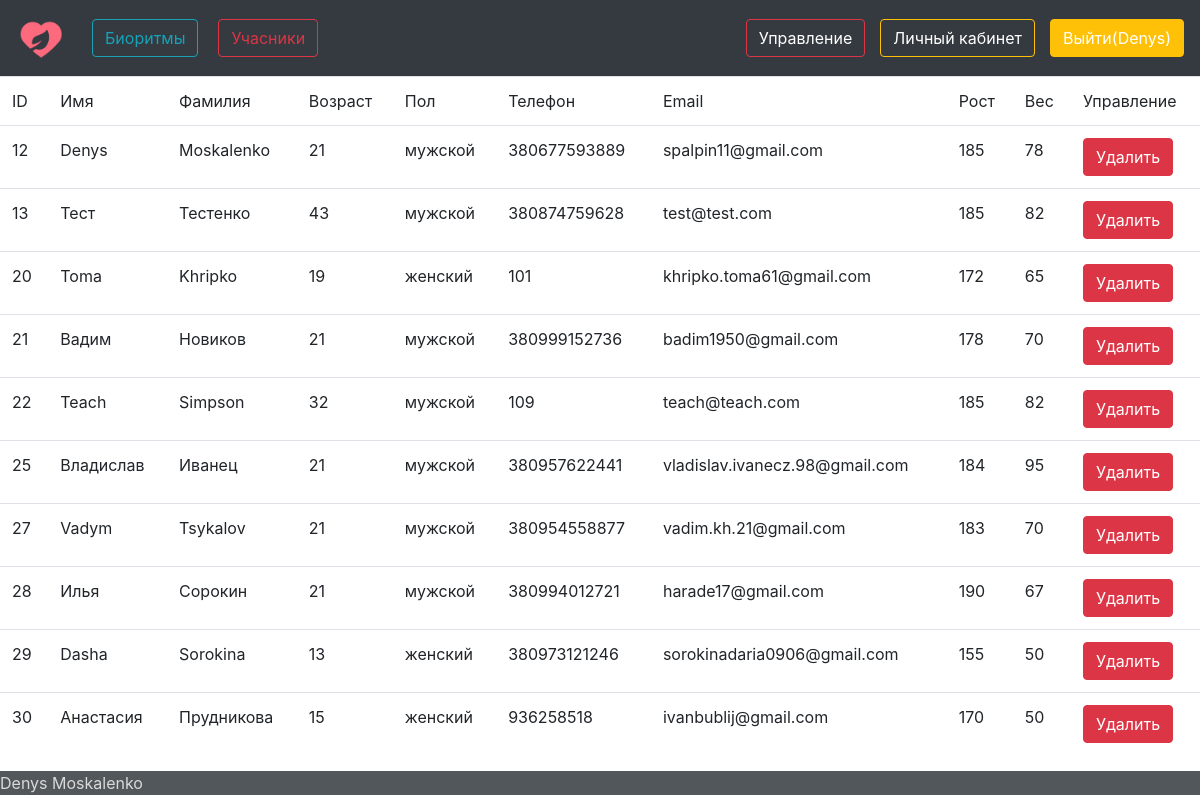
Screenshot of /reduct/ (signed in) with the database file from the repository.
### afront/models.py (models this page shows, shortened)
class Human(models.Model):
    name = models.CharField(max_length=50, verbose_name='Имя')
    surname = models.CharField(max_length=50, verbose_name='Фамилия')
    email = models.EmailField(max_length=50)
    phone = models.PositiveSmallIntegerField()
    age = models.PositiveSmallIntegerField()
    genders = (
        ('мужской', 'мужской'),
        ('женский', 'женский'),
    )
    gender = models.CharField(max_length=10, choices=genders)
    height = models.PositiveSmallIntegerField()
    weight = models.PositiveSmallIntegerField()

### afront/views.py (the view, shortened to what this page needs)
# urls.py: re_path('reduct/',views.Reduct.as_view()),
class Reduct(TemplateView):
    template_name = 'reduct.html'
    def get(self, request):
        if request.user.is_authenticated:
            all_users = Human.objects.all()
            ctx = {'all_users': all_users}
            return render(request, self.template_name, ctx)
        else:
            return render(request, self.template_name, {})

### afront/templates/reduct.html (shortened to what this page needs)
{% extends 'main.html' %}
{% block content %}
{% if user.is_authenticated and user.is_superuser%}
<table class="table table-hover">
 <thead class="thead-dark">
    <tr>
        <td>ID</td>
        <td>Имя</td>
        <td>Фамилия</td>
        <td>Возраст</td>
        <td>Пол</td>
        <td>Телефон</td>
        <td>Email</td>
        <td>Рост</td>
        <td>Вес</td>
        <td>Управление</td>
    </tr>
  </thead>
  <tbody>
    <tr>
        {% for human in all_users%}
        <td>{{human.id}}</td>
        <td>{{human.name}}</td>
        <td>{{human.surname}}</td>
        <td>{{human.age}}</td>
        <td>{{human.gender}}</td>
        <td>{{human.phone}}</td>
        <td>{{human.email}}</td>
        <td>{{human.height}}</td>
        <td>{{human.weight}}</td>
        <td ><form action="/reduct/" method="post"> {%csrf_token%} <button class="btn btn-danger" type="submit" name="delete" value="{{human.id}}">Удалить</button> </form>
        </td>
    </tr>
    {%endfor%}
  </tbody>
</table>
{%else%}
<h1> Вы не суперпользователь</h1>
{%endif%}
{% endblock %}

### afront/templates/main.html (shortened to what this page needs)
<!DOCTYPE html>
 {% load static %}
<html lang="en">
<head>
    <link rel="stylesheet" href="https://stackpath.bootstrapcdn.com/bootstrap/4.4.1/css/bootstrap.min.css"crossorigin="anonymous" >
</head>
<body>
<header>
<nav class="navbar navbar-expand-lg navbar-dark bg-dark">
    <a href="/main" class="navbar-brand">
        <img width ="50" hight="40" alt="logo">
    </a>
{% if user.is_authenticated%}
        <ul class="navbar-nav mr-auto">
            <li class="nav-item"> <a class="btn btn-outline-info" href="/biorythms" role="button">Биоритмы</a>    </li>
            <li class="nav-item"> <a class="btn btn-outline-danger" href="/ivents" role="button">Учасники</a>  </li>
        </ul>
    {% if user.is_superuser%}
        <div class="navbar-text ml-9"  style="margin-right: 15px;">
            <a class="btn btn-outline-danger" href="/reduct" role="button">Управление</a>   </li>
        </div>
    {%endif%}
    <div class="navbar-text ml-9" style="margin-right: 15px;">
            <a class="btn btn-outline-warning" href="/account" role="button">Личный кабинет</a>    </li>
    </div>
    <div class="navbar-text ml-9">
            <a class="btn btn-warning" href="/logout" role="button">Выйти({{user.username}}) </a>    </li>
    </div>
    {%else%}
       <ul class="navbar-nav mr-auto " >
            <li class="nav-item"> <a class="btn btn-success " href="/auth" role="button">Войти</a>    </li>
            <li class="nav-item"> <a class="btn btn-info" href="/register" role="button">Зарегестрироваться</a>  </li>
        </ul>
    {%endif%}
</nav>
</header>
{% block content %}{% endblock %}
<footer class="page-footer font-small  bg-dark  bottom:10px  text" style="opacity: 85%"> Denys Moskalenko</footer>
</body>
</html>

### afront/templates/main.html (style rules this page uses)
nav a { margin-left: 0px; }
body { min-width: 100%; }
ul li { margin:0 10px; margin-bottom: 1px; margin-top: 1px; }
footer { position : fixed; bottom: 5px; color: lightgray; width : 100%; }
body { margin-left: 10px; }

### rows the page displays
Human: id "12", name "Denys", surname "Moskalenko", age "21", gender "мужской", phone "380677593889", email "spalpin11@gmail.com", height "185", weight "78"
Human: id "13", name "Тест", surname "Тестенко", age "43", gender "мужской", phone "380874759628", email "test@test.com", height "185", weight "82"
Human: id "20", name "Toma", surname "Khripko", age "19", gender "женский", phone "101", email "khripko.toma61@gmail.com", height "172", weight "65"
Human: id "21", name "Вадим", surname "Новиков", age "21", gender "мужской", phone "380999152736", email "badim1950@gmail.com", height "178", weight "70"
Human: id "22", name "Teach", surname "Simpson", age "32", gender "мужской", phone "109", email "teach@teach.com", height "185", weight "82"
Human: id "25", name "Владислав", surname "Иванец", age "21", gender "мужской", phone "380957622441", email "vladislav.ivanecz.98@gmail.com", height "184", weight "95"
Human: id "27", name "Vadym", surname "Tsykalov", age "21", gender "мужской", phone "380954558877", email "vadim.kh.21@gmail.com", height "183", weight "70"
Human: id "28", name "Илья", surname "Сорокин", age "21", gender "мужской", phone "380994012721", email "harade17@gmail.com", height "190", weight "67"
Human: id "29", name "Dasha", surname "Sorokina", age "13", gender "женский", phone "380973121246", email "sorokinadaria0906@gmail.com", height "155", weight "50"
Human: id "30", name "Анастасия", surname "Прудникова", age "15", gender "женский", phone "936258518", email "ivanbublij@gmail.com", height "170", weight "50"

### other values shown
{{ user.username }} "Denys"
